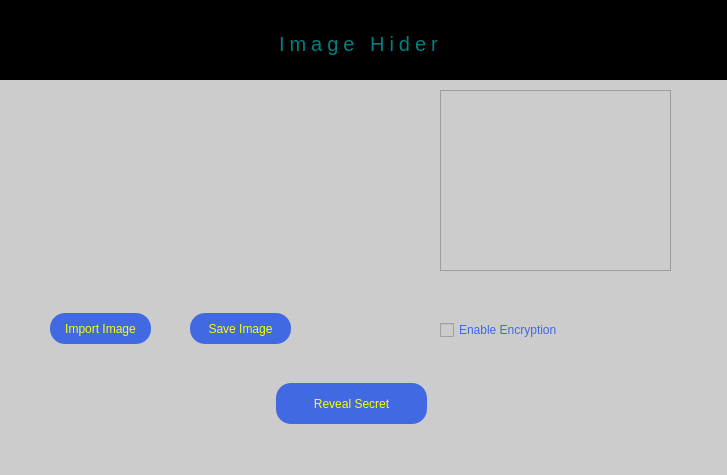
<?xml version="1.0" encoding="UTF-8"?>
<ui version="4.0">
 <class>MainWindow</class>
 <widget class="QMainWindow" name="MainWindow">
  <property name="geometry">
   <rect>
    <x>0</x>
    <y>0</y>
    <width>727</width>
    <height>475</height>
   </rect>
  </property>
  <property name="windowTitle">
   <string notr="true">Image Hider</string>
  </property>
  <property name="windowIcon">
   <iconset>
    <normaloff>logo.ico</normaloff>logo.ico</iconset>
  </property>
  <property name="styleSheet">
   <string notr="true">background-color: #ccc;


</string>
  </property>
  <widget class="QWidget" name="centralwidget">
   <widget class="QWidget" name="appTitle_container" native="true">
    <property name="geometry">
     <rect>
      <x>-21</x>
      <y>0</y>
      <width>751</width>
      <height>80</height>
     </rect>
    </property>
    <property name="styleSheet">
     <string notr="true">background-color: black
</string>
    </property>
    <widget class="QLabel" name="appTitle">
     <property name="geometry">
      <rect>
       <x>300</x>
       <y>30</y>
       <width>162</width>
       <height>27</height>
      </rect>
     </property>
     <property name="styleSheet">
      <string notr="true">color: teal;
letter-spacing: 5px;
font-size: 20px;
</string>
     </property>
     <property name="text">
      <string>Image Hider</string>
     </property>
    </widget>
   </widget>
   <widget class="QWidget" name="display_image" native="true">
    <property name="geometry">
     <rect>
      <x>40</x>
      <y>90</y>
      <width>231</width>
      <height>181</height>
     </rect>
    </property>
   </widget>
   <widget class="QTextEdit" name="secret_text">
    <property name="geometry">
     <rect>
      <x>440</x>
      <y>90</y>
      <width>231</width>
      <height>181</height>
     </rect>
    </property>
   </widget>
   <widget class="QPushButton" name="import_image">
    <property name="geometry">
     <rect>
      <x>50</x>
      <y>313</y>
      <width>101</width>
      <height>31</height>
     </rect>
    </property>
    <property name="styleSheet">
     <string notr="true">
background-color: royalblue;
color: yellow;
border-radius: 15px;
</string>
    </property>
    <property name="text">
     <string>Import Image</string>
    </property>
   </widget>
   <widget class="QPushButton" name="save_image">
    <property name="geometry">
     <rect>
      <x>190</x>
      <y>313</y>
      <width>101</width>
      <height>31</height>
     </rect>
    </property>
    <property name="styleSheet">
     <string notr="true">
background-color: royalblue;
color: yellow;
border-radius: 15px;
</string>
    </property>
    <property name="text">
     <string>Save Image</string>
    </property>
   </widget>
   <widget class="QPushButton" name="reveal_secret">
    <property name="geometry">
     <rect>
      <x>276</x>
      <y>383</y>
      <width>151</width>
      <height>41</height>
     </rect>
    </property>
    <property name="styleSheet">
     <string notr="true">
background-color: royalblue;
color: yellow;
border-radius: 15px;
</string>
    </property>
    <property name="text">
     <string>Reveal Secret</string>
    </property>
   </widget>
   <widget class="QCheckBox" name="is_want_enc">
    <property name="geometry">
     <rect>
      <x>440</x>
      <y>320</y>
      <width>118</width>
      <height>20</height>
     </rect>
    </property>
    <property name="styleSheet">
     <string notr="true">color: royalblue;</string>
    </property>
    <property name="text">
     <string>Enable Encryption</string>
    </property>
   </widget>
  </widget>
  <widget class="QStatusBar" name="statusbar"/>
 </widget>
 <resources/>
 <connections/>
</ui>
